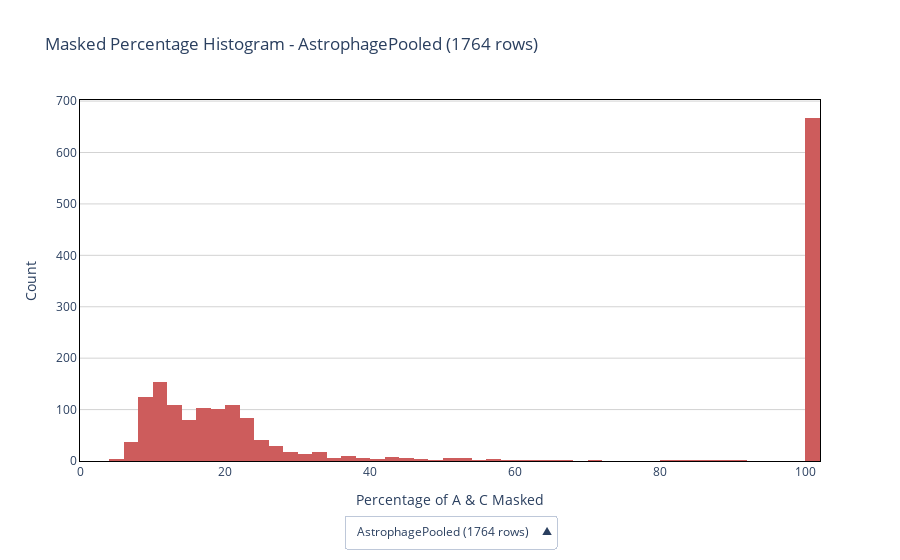

This figure's notebook cell:
### Code cell
# Pooled
fig = study.percent_masked_histogram(
    # min_cov = 1000,
    to_html="/Users/casper/Documents/output/pct_AC_masked.html"
    # sample=['8_1_S2_L001','8_2_S3_L001'],
    # sample=['8_2_S3_L001'],
    # reference = 'ABCA4',
    # section = ['full'],
)['fig']
fig.show()

### Figure 1 — Plotly figure (JSON) as saved in the notebook; plotly's stock layout.template omitted (floating-point values rounded to 4 significant figures; data arrays with more than 128 entries replaced by an {"elided": "..."} marker saying what was removed)
{"data": [{"hovertemplate": "Percentage of A's & C's Bases Masked: %{x}<br>Count: %{y}<extra></extra>", "marker": {"color": "indianred"}, "type": "histogram", "visible": true, "x": {"elided": "1764 float values"}, "xbins": {"end": 102, "size": 2, "start": 0}}], "layout": {"paper_bgcolor": "white", "plot_bgcolor": "white", "title": {"text": "Masked Percentage Histogram - AstrophagePooled (1764 rows)"}, "updatemenus": [{"active": 0, "buttons": [{"args": [{"visible": [true]}, {"title": "Masked Percentage Histogram - AstrophagePooled (1764 rows)", "xaxis": {"range": [0, 102], "title": "Percentage of A & C Masked"}, "yaxis": {"title": "Count"}}], "label": "AstrophagePooled (1764 rows)", "method": "update"}], "direction": "up", "x": 0.5, "xanchor": "center", "y": -0.15, "yanchor": "top"}], "xaxis": {"autorange": false, "linecolor": "black", "linewidth": 1, "mirror": true, "range": [0, 102], "title": {"text": "Percentage of A & C Masked"}}, "yaxis": {"gridcolor": "lightgray", "linecolor": "black", "linewidth": 1, "mirror": true, "title": {"text": "Count"}}}}
